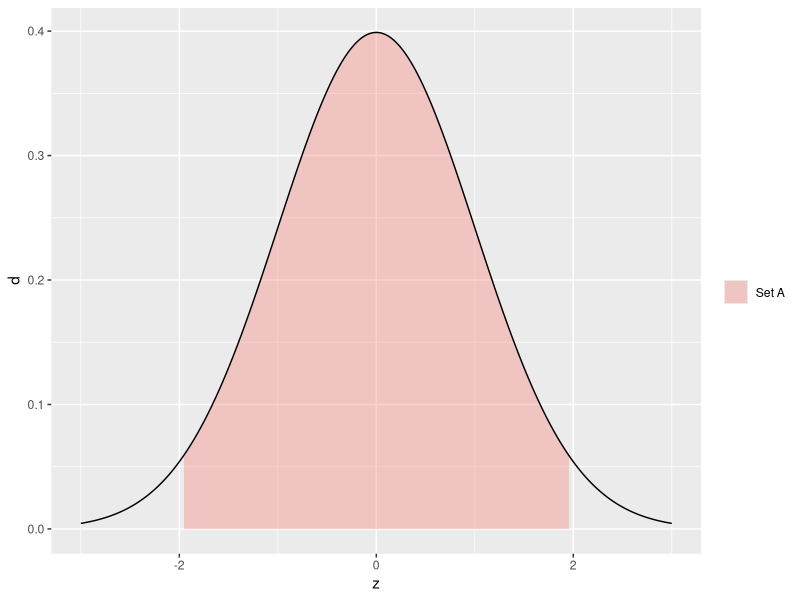
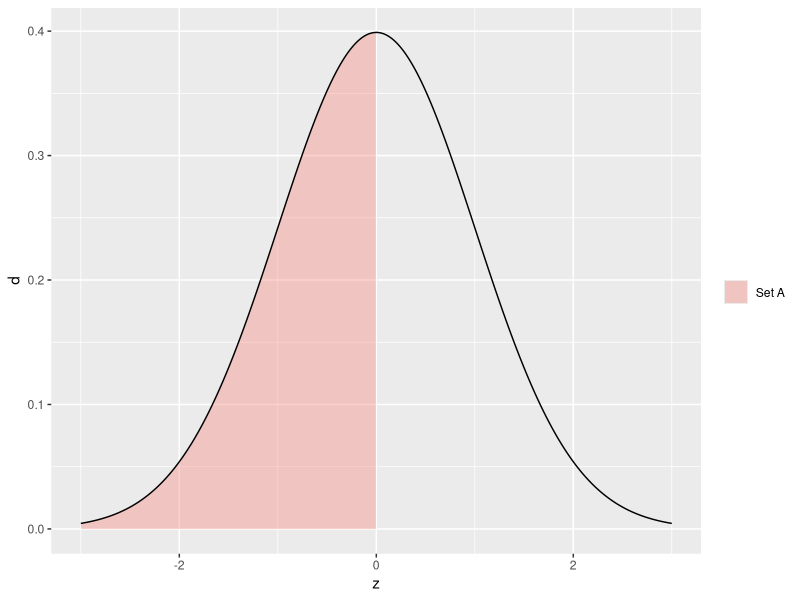
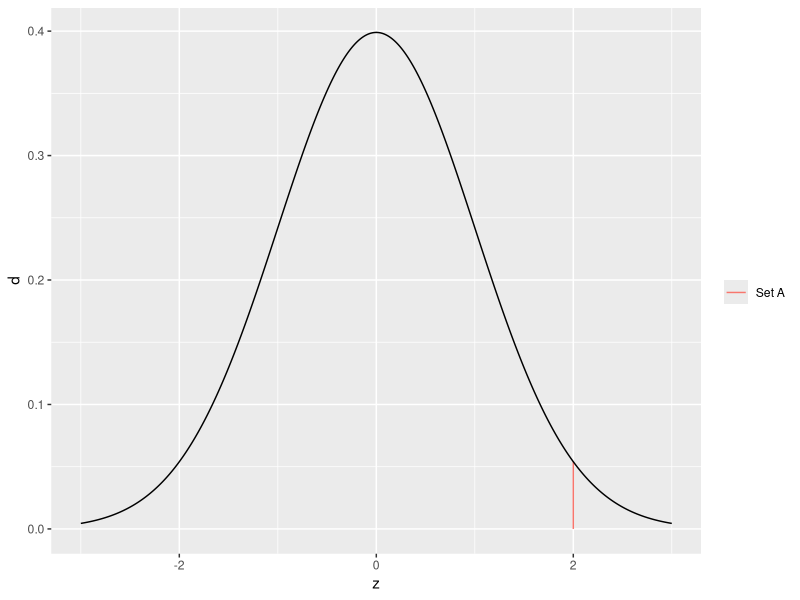
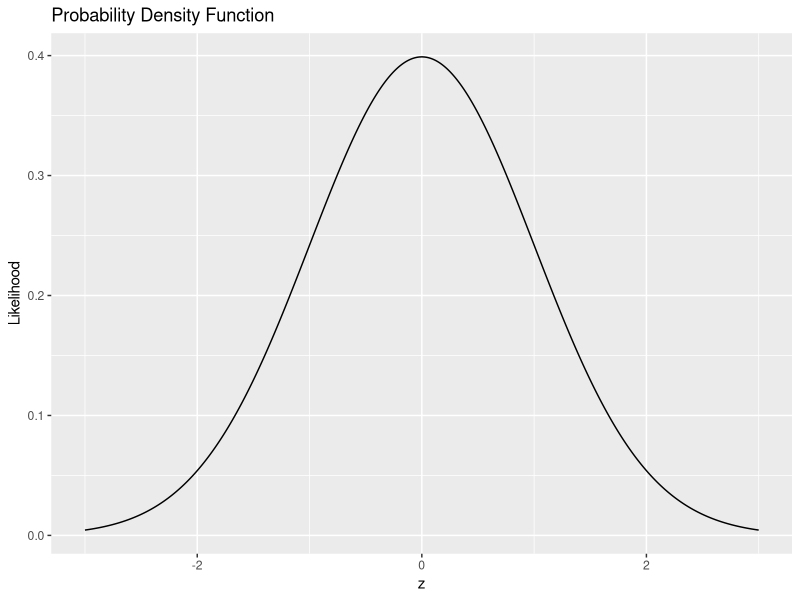
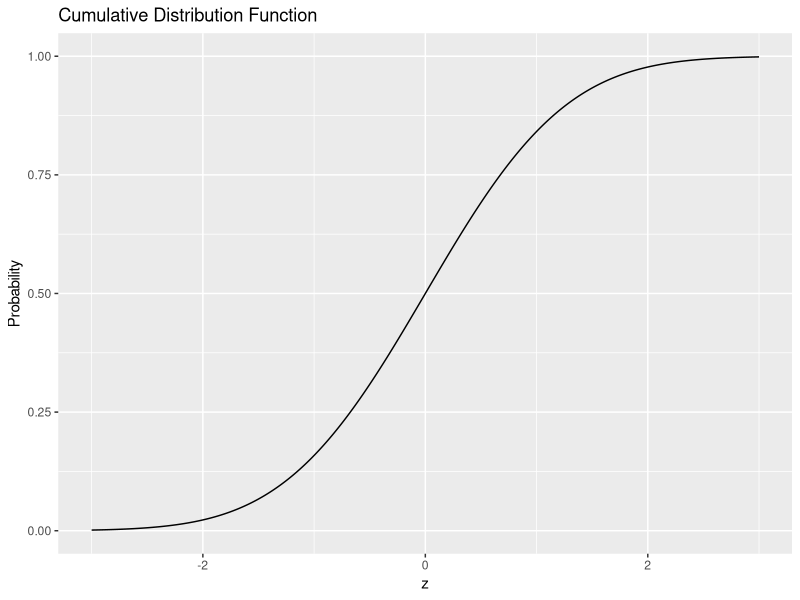

Write R code to recreate these figures, in order.
## ---- chunk 1
library(tidyverse)
## ---- chunk 2
## NOTE: No need to change this!
tibble(z = seq(-3, +3, length.out = 500)) %>%
  mutate(d = dnorm(z)) %>%
  ggplot(aes(z, d)) +
  geom_ribbon(
    data = . %>% filter(-1.96 <= z, z <= +1.96),
    aes(ymin = 0, ymax = d, fill = "Set A"),
    alpha = 1 / 3
  ) +
  geom_line() +
  scale_fill_discrete(name = "")
## ---- chunk 3
## NOTE: No need to change this!
df_z <- tibble(z = rnorm(100))

df_z %>%
  mutate(in_A = (-1.96 <= z) & (z <= +1.96)) %>%
  summarize(count_total = n(), count_A = sum(in_A), fr = mean(in_A))
## ---- chunk 4
## NOTE: No need to change this!
df_z <- tibble(z = rnorm(100))

# task-begin
## TODO: Compute `count_total`, `count_A`, and `fr`
# task-end
# solution-begin
df_z %>%
  mutate(in_A = (z <= 0)) %>%
  summarize(count_total = n(), count_A = sum(in_A), fr = mean(in_A))
# solution-end
## ---- chunk 5
## NOTE: No need to change this!
tibble(z = seq(-3, +3, length.out = 500)) %>%
  mutate(d = dnorm(z)) %>%
  ggplot(aes(z, d)) +
  geom_ribbon(
    data = . %>% filter(z <= 0),
    aes(ymin = 0, ymax = d, fill = "Set A"),
    alpha = 1 / 3
  ) +
  geom_line() +
  scale_fill_discrete(name = "")
## ---- chunk 6
## NOTE: No need to change this!
map_dfr(
  c(10, 100, 1000, 1e4),
  function(n_samples) {
    tibble(
      z = rnorm(n = n_samples),
      n = n_samples
    ) %>%
      mutate(in_A = (z <= 0)) %>%
      summarize(count_total = n(), count_A = sum(in_A), fr = mean(in_A))
  }
)
## ---- chunk 7
## TASK: Modify the code below
map_dfr(
  c(10, 100, 1000, 1e4),
  function(n_samples) {
    tibble(
      z = rnorm(n = n_samples),
      n = n_samples
    ) %>%
# task-begin
      mutate(in_A = (z <= 0)) %>%
# task-end
# solution-begin
      mutate(in_A = (-1.96 <= z) & (z <= +1.96)) %>%
# solution-end
      summarize(count_total = n(), count_A = sum(in_A), fr = mean(in_A))
  }
)
## ---- chunk 8
## TASK: Modify the code below
map_dfr(
  c(10, 100, 1000, 1e4),
  function(n_samples) {
    tibble(
      z = rnorm(n = n_samples),
      n = n_samples
    ) %>%
# task-begin
      mutate(in_A = (z <= 0)) %>%
# task-end
# solution-begin
      mutate(in_A = (z == 2)) %>%
# solution-end
      summarize(count_total = n(), count_A = sum(in_A), fr = mean(in_A))
  }
)
## ---- chunk 9
## NOTE: No need to change this!
tibble(z = seq(-3, +3, length.out = 500)) %>%
  mutate(d = dnorm(z)) %>%
  ggplot(aes(z, d)) +
  geom_segment(
    data = tibble(z = 2, d = dnorm(2)),
    mapping = aes(z, 0, xend = 2, yend = d, color = "Set A")
  ) +
  geom_line() +
  scale_color_discrete(name = "")
## ---- chunk 10
tibble(z = seq(-3, +3, length.out = 1000)) %>%
  mutate(d = dnorm(z)) %>%

  ggplot(aes(z, d)) +
  geom_line() +
  labs(
    x = "z",
    y = "Likelihood",
    title = "Probability Density Function"
  )
## ---- chunk 11
tibble(z = seq(-3, +3, length.out = 1000)) %>%
  mutate(p = pnorm(z)) %>%

  ggplot(aes(z, p)) +
  geom_line() +
  labs(
    x = "z",
    y = "Probability",
    title = "Cumulative Distribution Function"
  )
## ---- chunk 12
## TASK: Compute the probability that Z <= 0, assign to p0
# task-begin
p0 <- NA_real_
# task-end
# solution-begin
p0 <- pnorm(q = 0)
# solution-end
p0
## ---- chunk 13
## NOTE: No need to change this
assertthat::assert_that(p0 == 0.5)
print("Nice!")
## ---- chunk 14
## TASK: Compute the probability that -1.96 <= Z <= +1.96, assign to pI
# task-begin
pI <- NA_real_
# task-end
# solution-begin
pI <- pnorm(q = +1.96) - pnorm(q = -1.96)
# solution-end
pI
## ---- chunk 15
## NOTE: No need to change this
assertthat::assert_that(abs(pI - 0.95) < 1e-3)
print("Nice!")
